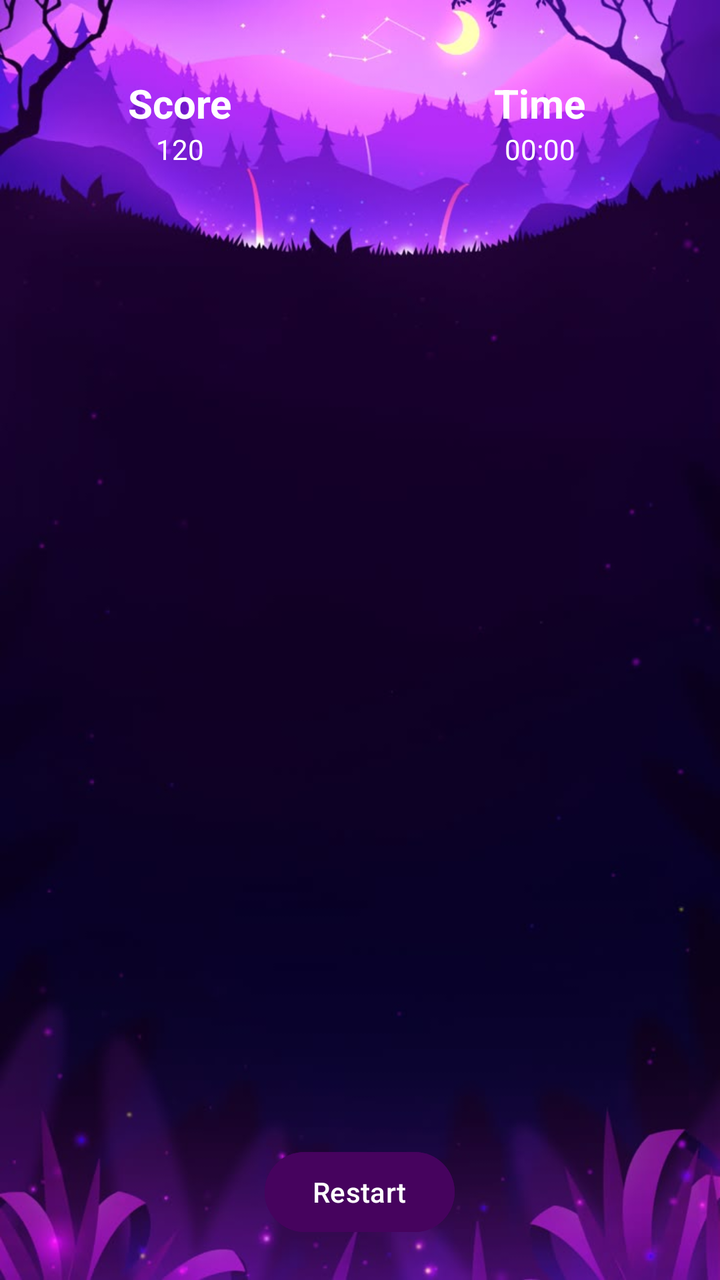
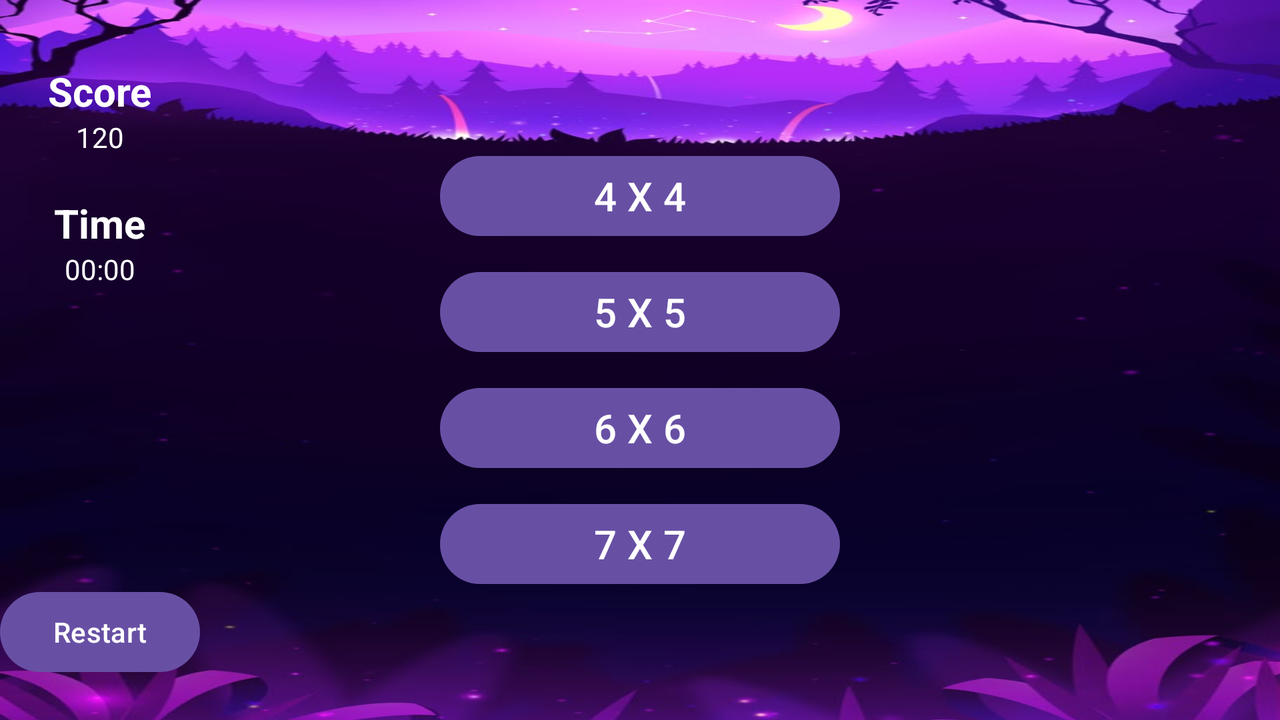

Two renders of one Android screen. The first uses the default layout on a phone; the second uses the alternative layout the repository ships for a different screen configuration, on a matching device. The two XML files are below.
<!-- AndroidManifest.xml: application theme Theme.Puzzle15complete -->
<!-- res/layout/activity_main.xml -->
<?xml version="1.0" encoding="utf-8"?>
<FrameLayout xmlns:android="http://schemas.android.com/apk/res/android"
    xmlns:app="http://schemas.android.com/apk/res-auto"
    xmlns:tools="http://schemas.android.com/tools"
    android:id="@+id/main"
    android:layout_width="match_parent"
    android:layout_height="match_parent"
    android:background="@drawable/game_backgraund"
    android:orientation="vertical"
    tools:context=".MainActivity">



    <LinearLayout
        android:layout_width="match_parent"
        android:layout_height="match_parent"
        android:orientation="vertical">


        <FrameLayout
            android:layout_width="match_parent"
            android:layout_height="wrap_content"
            android:layout_marginTop="38dp">

            <ImageButton
                android:id="@+id/btnBack"
                android:layout_width="wrap_content"
                android:layout_height="wrap_content"
                android:layout_margin="16dp"
                android:background="?android:selectableItemBackgroundBorderless"
                android:padding="5dp"
                android:src="@drawable/ic_back2" />


            <LinearLayout
                android:layout_width="match_parent"
                android:layout_height="wrap_content">

                <LinearLayout
                    android:layout_width="0dp"
                    android:layout_height="match_parent"
                    android:layout_weight="1"
                    android:orientation="vertical">

                    <TextView
                        android:layout_width="wrap_content"
                        android:layout_height="wrap_content"
                        android:layout_gravity="center"
                        android:text="Score"
                        android:textColor="@color/white"
                        android:textSize="20sp"
                        android:textStyle="bold" />

                    <TextView
                        android:id="@+id/tvScore"
                        android:layout_width="wrap_content"
                        android:layout_height="wrap_content"
                        android:layout_gravity="center"
                        android:textColor="@color/white"
                        tools:text="120" />
                </LinearLayout>

                <LinearLayout
                    android:layout_width="0dp"
                    android:layout_height="match_parent"
                    android:layout_weight="1"
                    android:orientation="vertical"
                    android:textColor="@color/white">

                    <TextView
                        android:layout_width="wrap_content"
                        android:layout_height="wrap_content"
                        android:layout_gravity="center"
                        android:text="Time"
                        android:textColor="@color/white"
                        android:textSize="20sp"
                        android:textStyle="bold" />

                    <Chronometer
                        android:id="@+id/timeChronometer"
                        android:layout_width="wrap_content"
                        android:layout_height="wrap_content"
                        android:layout_gravity="center"
                        android:textColor="@color/white" />
                </LinearLayout>
            </LinearLayout>

        </FrameLayout>

        <androidx.constraintlayout.widget.ConstraintLayout
            android:layout_width="match_parent"
            android:layout_height="0dp"
            android:layout_weight="1">

            <LinearLayout
                android:id="@+id/container"
                android:layout_width="match_parent"
                android:layout_height="0dp"
                android:layout_gravity="center"
                android:layout_marginHorizontal="30dp"
                android:orientation="vertical"
                app:layout_constraintBottom_toBottomOf="parent"
                app:layout_constraintDimensionRatio="1"
                app:layout_constraintEnd_toEndOf="parent"
                app:layout_constraintStart_toStartOf="parent"
                app:layout_constraintTop_toTopOf="parent"
                tools:ignore="MissingConstraints" />

        </androidx.constraintlayout.widget.ConstraintLayout>

        <Button
            android:id="@+id/btnRestart"
            android:layout_width="wrap_content"
            android:layout_height="wrap_content"
            android:layout_gravity="center|bottom"
            android:layout_marginBottom="20dp"
            android:backgroundTint="#46035E"
            android:text="Restart" />
    </LinearLayout>

</FrameLayout>
<!-- resources referenced by this layout -->
<resources>
  <!-- drawable game_backgraund: jpg bitmap (drawable, 38030 bytes) -->
  <style name="Theme.Puzzle15complete" parent="Base.Theme.Puzzle15complete" />
  <style name="Base.Theme.Puzzle15complete" parent="Theme.Material3.DayNight.NoActionBar">
          
          
      </style>
</resources>
<!-- res/layout-land/activity_main.xml (the repository's variant of the layout above) -->
<!-- drawn on the phone turned sideways -->
<?xml version="1.0" encoding="utf-8"?>
<FrameLayout xmlns:android="http://schemas.android.com/apk/res/android"
    xmlns:app="http://schemas.android.com/apk/res-auto"
    xmlns:tools="http://schemas.android.com/tools"
    android:id="@+id/main"
    android:layout_width="match_parent"
    android:layout_height="match_parent"
    android:background="@drawable/game_backgraund"
    android:orientation="vertical"
    tools:context=".MainActivity">

    <LinearLayout
        android:layout_width="match_parent"
        android:layout_height="match_parent">

        <LinearLayout
            android:layout_width="wrap_content"
            android:layout_height="match_parent"
            android:orientation="vertical">


            <ImageButton
                android:id="@+id/btnBack"
                android:layout_width="wrap_content"
                android:layout_height="wrap_content"
                android:layout_margin="16dp"
                android:background="?android:selectableItemBackgroundBorderless"
                android:src="@drawable/ic_back2" />

            <TextView
                android:layout_width="wrap_content"
                android:layout_height="wrap_content"
                android:layout_gravity="center"
                android:text="Score"
                android:textColor="@color/white"
                android:textSize="20sp"
                android:textStyle="bold" />

            <TextView
                android:id="@+id/tvScore"
                android:textColor="@color/white"
                android:layout_width="wrap_content"
                android:layout_height="wrap_content"
                android:layout_gravity="center"
                tools:text="120" />

            <TextView
                android:layout_width="wrap_content"
                android:layout_height="wrap_content"
                android:layout_gravity="center"
                android:text="Time"
                android:textColor="@color/white"
                android:layout_marginTop="20dp"
                android:textSize="20sp"
                android:textStyle="bold" />

            <Chronometer
                android:id="@+id/timeChronometer"
                android:textColor="@color/white"
                android:layout_width="wrap_content"
                android:layout_height="wrap_content"
                android:layout_gravity="center" />
<Space
    android:layout_width="wrap_content"
    android:layout_height="0dp"
    android:layout_weight="1"/>
            <Button
                android:id="@+id/btnRestart"
                android:layout_width="100dp"
                android:layout_height="wrap_content"
                android:layout_gravity="center|bottom"
                android:layout_marginBottom="20dp"
                android:text="Restart" />
        </LinearLayout>

        <androidx.constraintlayout.widget.ConstraintLayout
            android:layout_width="0dp"
            android:layout_height="match_parent"
            android:layout_weight="1">

            <LinearLayout
                android:layout_marginVertical="10dp"
                android:id="@+id/container"
                android:layout_width="0dp"
                android:layout_height="match_parent"
                android:layout_gravity="center"
                android:layout_marginHorizontal="30dp"
                android:orientation="vertical"
                app:layout_constraintBottom_toBottomOf="parent"
                app:layout_constraintDimensionRatio="1"
                app:layout_constraintEnd_toEndOf="parent"
                app:layout_constraintStart_toStartOf="parent"
                app:layout_constraintTop_toTopOf="parent"
                tools:ignore="MissingConstraints" />

        </androidx.constraintlayout.widget.ConstraintLayout>

    </LinearLayout>


    <FrameLayout
        android:id="@+id/layoutMenu"
        android:layout_width="match_parent"
        android:layout_height="match_parent">

        <LinearLayout
            android:layout_width="match_parent"
            android:layout_height="wrap_content"
            android:layout_gravity="center"
            android:gravity="center"
            android:orientation="vertical">

            <Button
                android:id="@+id/btn4X4"
                style="@style/LevelMenuButtonsStyle"
                android:text="4 X 4" />

            <Button
                android:id="@+id/btn5X5"
                style="@style/LevelMenuButtonsStyle"
                android:text="5 X 5" />

            <Button
                android:id="@+id/btn6X6"
                style="@style/LevelMenuButtonsStyle"
                android:text="6 X 6" />

            <Button
                android:id="@+id/btn7X7"
                style="@style/LevelMenuButtonsStyle"
                android:text="7 X 7" />


        </LinearLayout>
    </FrameLayout>

</FrameLayout>
<!-- resources referenced by the variant -->
<!-- as the phone turned sideways resolves them -->
<resources>
  <!-- drawable game_backgraund: jpg bitmap (drawable, 38030 bytes) -->
  <style name="LevelMenuButtonsStyle">
          <item name="android:layout_width">200dp</item>
          <item name="android:layout_height">wrap_content</item>
          <item name="android:layout_marginHorizontal">30dp</item>
          <item name="android:textSize">20sp</item>
          <item name="android:paddingVertical">6dp</item>
          <item name="android:layout_marginTop">10dp</item>
      </style>
  <style name="Theme.Puzzle15complete" parent="Base.Theme.Puzzle15complete" />
  <style name="Base.Theme.Puzzle15complete" parent="Theme.Material3.DayNight.NoActionBar">
          
          
      </style>
</resources>
